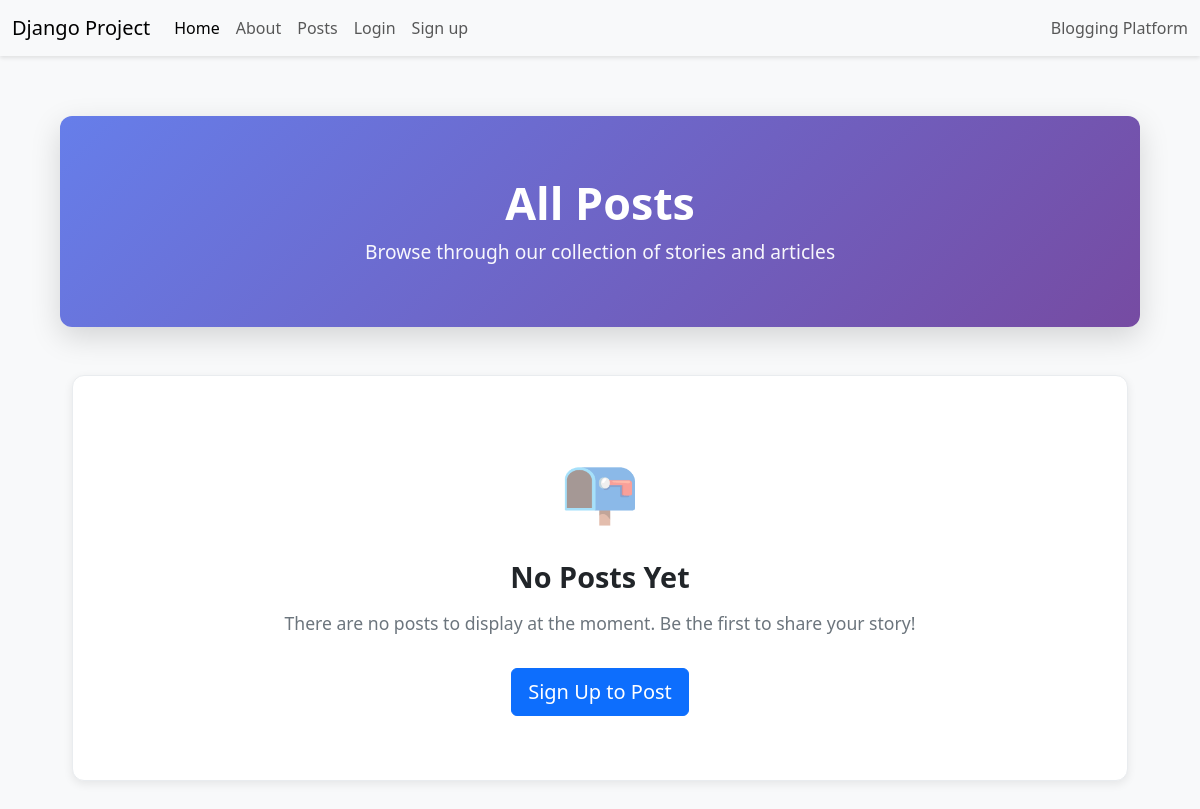
The page /posts/ on the database as committed earlier.
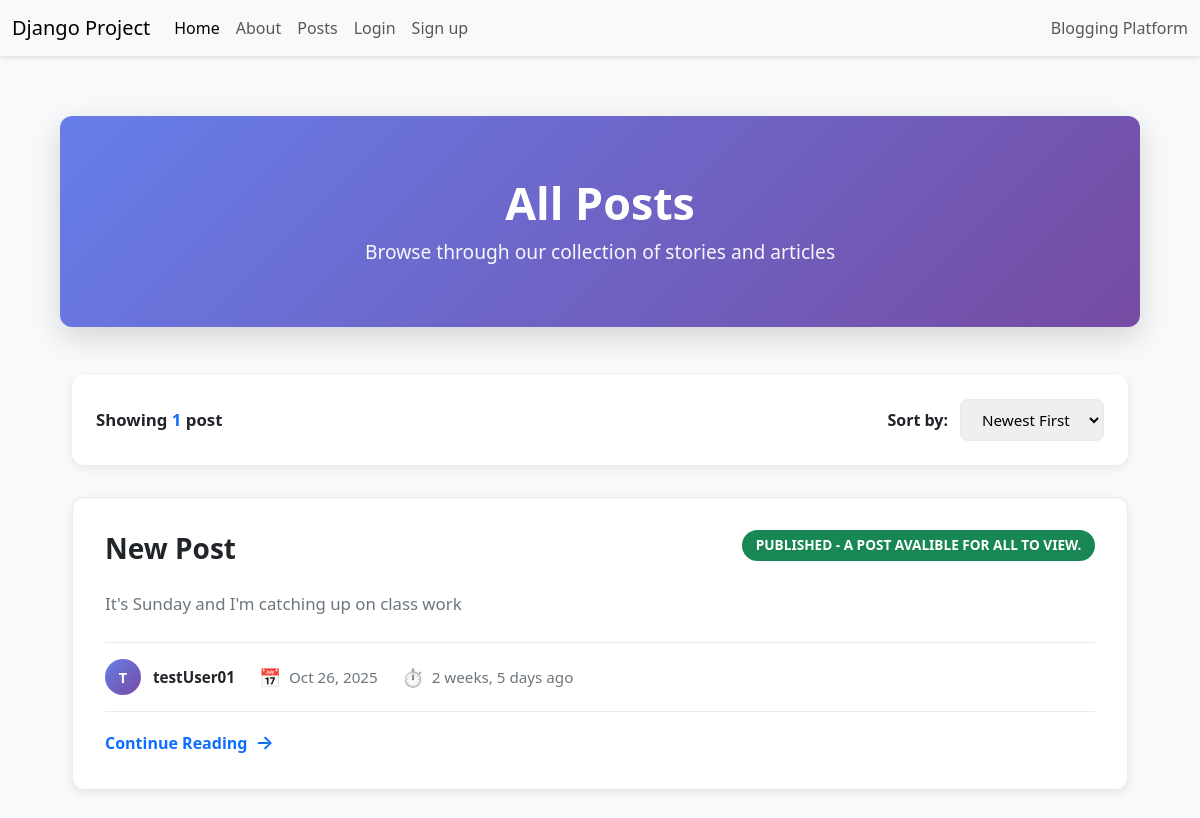
The same page on the database as committed later.
### posts/models.py (models this page shows, shortened)
class Post(models.Model):
    title = models.CharField(max_length=128)
    subtitle = models.CharField(max_length=256)
    body = models.TextField()
    created_on = models.DateTimeField(auto_now_add=True)
    author = models.ForeignKey(get_user_model(), on_delete=models.CASCADE)
    status = models.ForeignKey(Status, on_delete=models.CASCADE)
    def __str__(self):
        return f'{self.title} by {self.author}'

class Status(models.Model):
    name = models.CharField(max_length=128, unique=True)
    description = models.CharField(max_length=256, help_text='Write a description for the status')
    def __str__(self):
        return f'{self.name} - {self.description}'

### posts/views.py (the view)
# urls.py: path('', PostListView.as_view(), name='post_list'),
class PostListView(ListView):
    template_name = 'posts/list.html'
    context_object_name = 'posts'
    published_status = Status.objects.get(name='published') # Get the 'published' status object
    queryset = Post.objects.filter(status=published_status).order_by("created_on").reverse()  # Filter posts with 'published' status and order by creation date descending
    def get_context_data(self, **kwargs):
        context = super().get_context_data(**kwargs)
        numbers = [1, 2, 3, 4, 5]
        flag = True
        context['numbers'] = numbers
        context['flag'] = flag
        print(context)
        return context

### templates/posts/list.html (shortened to what this page needs)
{% extends 'base.html' %}
{% load static %}
{% block css %}
    <link rel="stylesheet" href="{% static 'css/list.css' %}">
{% endblock css %}
{% block content %}
    <div class="list-header">
        <div class="container">
            <h1>All Posts</h1>
            <p>Browse through our collection of stories and articles</p>
        </div>
    </div>
    <div class="container">
        {% if posts %}
        <div class="posts-toolbar">
            <div class="posts-count">
                Showing <span>{{ posts|length }}</span> post{{ posts|length|pluralize }}
            </div>
            <div class="sort-dropdown">
                <label for="sortBy">Sort by:</label>
                <select id="sortBy" onchange="window.location.href='?sort=' + this.value">
                    <option value="-created_on">Newest First</option>
                </select>
            </div>
        </div>
        {% endif %}
        {% if posts %}
        <ul class="posts-list">
            {% for post in posts %}
            <li class="post-item">
                <div class="post-item-header">
                    <div style="flex: 1;">
                        <h2 class="post-item-title">
                            <a href="{% url 'post_detail' post.id %}">{{ post.title }}</a>
                        </h2>
                    </div>
                    <span class="status-badge status-{{ post.status|lower }}">
                        {{ post.status }}
                    </span>
                </div>
                <div class="post-item-body">
                    {{ post.body|truncatewords:30|striptags }}
                </div>
                <div class="post-item-meta">
                    <div class="post-author">
                        <div class="author-avatar">
                            {{ post.author.username|first|upper }}
                        </div>
                        <span class="author-name">{{ post.author.username }}</span>
                    </div>
                    <div class="post-meta-item">
                        <span class="post-meta-icon">📅</span>
                        <span>{{ post.created_on|date:"M d, Y" }}</span>
                    </div>
                    <div class="post-meta-item">
                        <span class="post-meta-icon">⏱️</span>
                        <span>{{ post.created_on|timesince }} ago</span>
                    </div>
                </div>
                <div class="post-item-footer">
                    <a href="{% url 'post_detail' post.id %}" class="read-more-link">
                        Continue Reading
                    </a>
                </div>
            </li>
            {% endfor %}
        </ul>
        {% else %}
        <div class="empty-state">
            <div class="empty-state-icon">📭</div>
            <h3>No Posts Yet</h3>
            <p>There are no posts to display at the moment. Be the first to share your story!</p>
            {% if user.is_authenticated %}
            <a href="{% url 'post_create' %}" class="btn btn-primary btn-lg">
                Create Your First Post
            </a>
            {% else %}
            <a href="{% url 'account_signup' %}" class="btn btn-primary btn-lg">
                Sign Up to Post
            </a>
            {% endif %}
        </div>
        {% endif %}
    </div>
{% endblock content %}

Rows that differ between the two databases and show on the page:
added Post: title "New Post", status "PUBLISHED - A POST AVALIBLE FOR ALL TO VIEW.", body "It's Sunday and I'm catching up on class work", author.username|first "T", author.username "testUser01", created_on "Oct 26, 2025", created_on "2 weeks, 5 days"
Other text that changed with them:
{{ posts|length }}: (not shown) → "1"
form field value: (not shown) → "Newest First"
text no longer shown: "📭 No Posts Yet There are no posts to display at the moment. Be the first to share your story! Sign Up to Post"
text now shown: "Showing post Sort by:"
